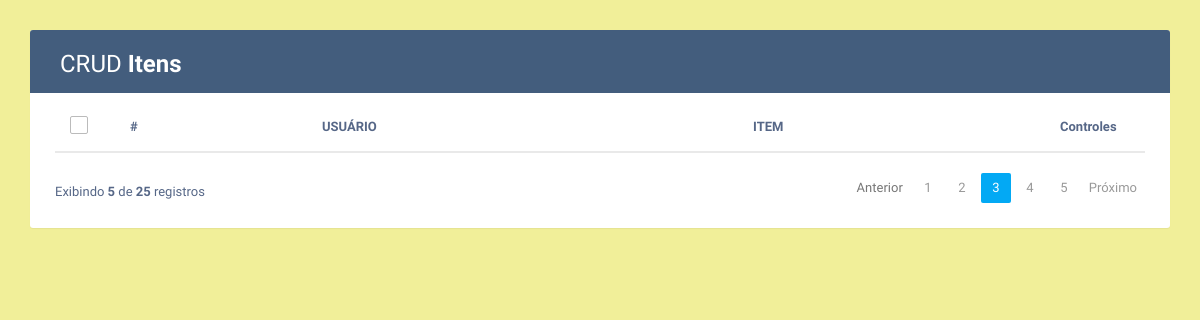
Before: /lista.php with the older database file.
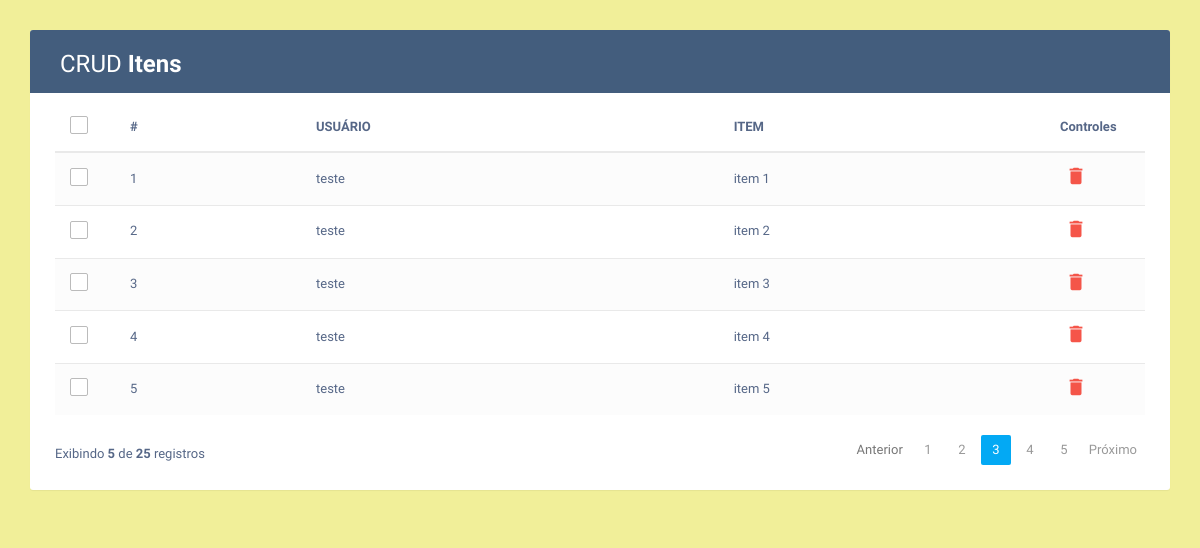
After: the same page with the newer database file.
### tables this page shows
CREATE TABLE IF NOT EXISTS `item` (
  `id_item` INT NOT NULL AUTO_INCREMENT COMMENT '',
  `id_usuario` INT NOT NULL COMMENT '',
  `nm_item` VARCHAR(45) NOT NULL COMMENT '',
  PRIMARY KEY (`id_item`)  COMMENT '',
  INDEX `fk_lista_usuario_idx` (`id_usuario` ASC)  COMMENT '',
  CONSTRAINT `fk_lista_usuario`
    FOREIGN KEY (`id_usuario`)
    REFERENCES `usuario` (`id_usuario`)
    ON DELETE NO ACTION
    ON UPDATE NO ACTION);

CREATE TABLE IF NOT EXISTS `usuario` (
  `id_usuario` INT NOT NULL AUTO_INCREMENT COMMENT '',
  `nm_usuario` VARCHAR(45) NOT NULL COMMENT '',
  `nm_email` VARCHAR(45) NOT NULL COMMENT '',
  `cd_senha` VARCHAR(45) NOT NULL COMMENT '',
  PRIMARY KEY (`id_usuario`)  COMMENT '',
  UNIQUE INDEX `nm_email_UNIQUE` (`nm_email` ASC)  COMMENT '');

### funcoes.php (called while the page is built, shortened)
<?php include 'conexao.php';
function ListarItem(){
	$sql = 'SELECT * FROM item';
	$res = $GLOBALS['conn']->query($sql);
	return $res;
}
function NomeUsuario($id){
	$sql = "SELECT * FROM usuario WHERE id_usuario=".$id;
	$res = $GLOBALS['conn']->query($sql);
	$reserva = $res->fetch_array();
	return $reserva['nm_usuario'];
}
?>

### lista.php (the view, shortened to what this page needs)
<?php
include "funcoes.php";
?>
<!DOCTYPE html>
<html lang="pt-br">
<head>
<link rel="stylesheet" href="https://maxcdn.bootstrapcdn.com/font-awesome/4.7.0/css/font-awesome.min.css">
<link rel="stylesheet" href="https://maxcdn.bootstrapcdn.com/bootstrap/3.3.7/css/bootstrap.min.css">
<link rel="stylesheet" href="css/style.css">
</head>
<body>
    <div class="container">
        <div class="table-wrapper">
            <div class="table-title">
                <div class="row">
                    <div class="col-sm-6">
						<h2>CRUD <b>Itens</b></h2>
					</div>
								</div>
            </div>
            <table class="table table-striped table-hover">
                <thead>
                    <tr>
						<th>
							<span class="custom-checkbox">
								<label for="SelecionarTudo"></label>
							</span>
						</th>
                        <th>#</th>
                        <th>USUÁRIO</th>
                        <th>ITEM</th>
                        <th>Controles</th>
                    </tr>
                </thead>
                <tbody>
                	<?php
                		$itens = ListarItem();
                		while ($item = $itens->fetch_array()){
                	 ?>
                    <tr>
						<td>
							<span class="custom-checkbox">
								<label for="checkbox1"></label>
							</span>
						</td>
                        <td><?php echo $item['id_item']; ?></td>
												<td><?php echo NomeUsuario($item['id_usuario']); ?></td>
                        <td><?php echo $item['nm_item']; ?></td>
                        <td>
                            <a href="#ModalExcluir" id="<?php  echo($item['id_item']); ?>" class="delete" data-toggle="modal"><i class="material-icons" data-toggle="tooltip" title="Excluir">&#xE872;</i></a>
                        </td>
                    </tr>
                	<?php
               			 }
                	?>
                </tbody>
            </table>
			<div class="clearfix">
                <div class="hint-text">Exibindo <b>5</b> de <b>25</b> registros</div>
                <ul class="pagination">
                    <li class="page-item disabled"><a href="#">Anterior</a></li>
                    <li class="page-item"><a href="#" class="page-link">1</a></li>
                    <li class="page-item"><a href="#" class="page-link">2</a></li>
                    <li class="page-item active"><a href="#" class="page-link">3</a></li>
                    <li class="page-item"><a href="#" class="page-link">4</a></li>
                    <li class="page-item"><a href="#" class="page-link">5</a></li>
                    <li class="page-item"><a href="#" class="page-link">Próximo</a></li>
                </ul>
            </div>
        </div>
    </div>
</body>
</html>

### css/style.css (style rules this page uses)
body { color: #566787; background: #f1ef99; font-family: 'Varela Round', sans-serif; font-size: 13px; }
.table-wrapper { background: #fff; padding: 20px 25px; margin: 30px 0; border-radius: 3px; box-shadow: 0 1px 1px rgba(0,0,0,.05); }
.table-title { padding-bottom: 15px; background: #435d7d; color: #fff; padding: 16px 30px; margin: -20px -25px 10px; border-radius: 3px 3px 0 0; }
.table-title h2 { margin: 5px 0 0; font-size: 24px; }
table.table tr th, table.table tr td { border-color: #e9e9e9; padding: 12px 15px; vertical-align: middle; }
table.table tr th:first-child { width: 60px; }
table.table tr th:last-child { width: 100px; }
table.table-striped tbody tr:nth-of-type(odd) { background-color: #fcfcfc; }
table.table td:last-child i { opacity: 0.9; font-size: 22px; margin: 0 5px; }
table.table td a { font-weight: bold; color: #566787; display: inline-block; text-decoration: none; outline: none !important; }
table.table td a.delete { color: #F44336; }
table.table td i { font-size: 19px; }
.pagination { float: right; margin: 0 0 5px; }
.pagination li a { border: none; font-size: 13px; min-width: 30px; min-height: 30px; color: #999; margin: 0 2px; line-height: 30px; border-radius: 2px !important; text-align: center; padding: 0 6px; }
.pagination li.active a, .pagination li.active a.page-link { background: #03A9F4; }
.hint-text { float: left; margin-top: 10px; font-size: 13px; }
.custom-checkbox { position: relative; }
.custom-checkbox label:before { width: 18px; height: 18px; }
.custom-checkbox label:before { content: ''; margin-right: 10px; display: inline-block; vertical-align: text-top; background: white; border: 1px solid #bbb; border-radius: 2px; box-sizing: border-box; z-index: 2; }

Changed rows visible on the page:
added item: id_item "1", id_usuario.nm_usuario "teste", nm_item "item 1"
added item: id_item "2", id_usuario.nm_usuario "teste", nm_item "item 2"
added item: id_item "3", id_usuario.nm_usuario "teste", nm_item "item 3"
added item: id_item "4", id_usuario.nm_usuario "teste", nm_item "item 4"
added item: id_item "5", id_usuario.nm_usuario "teste", nm_item "item 5"
